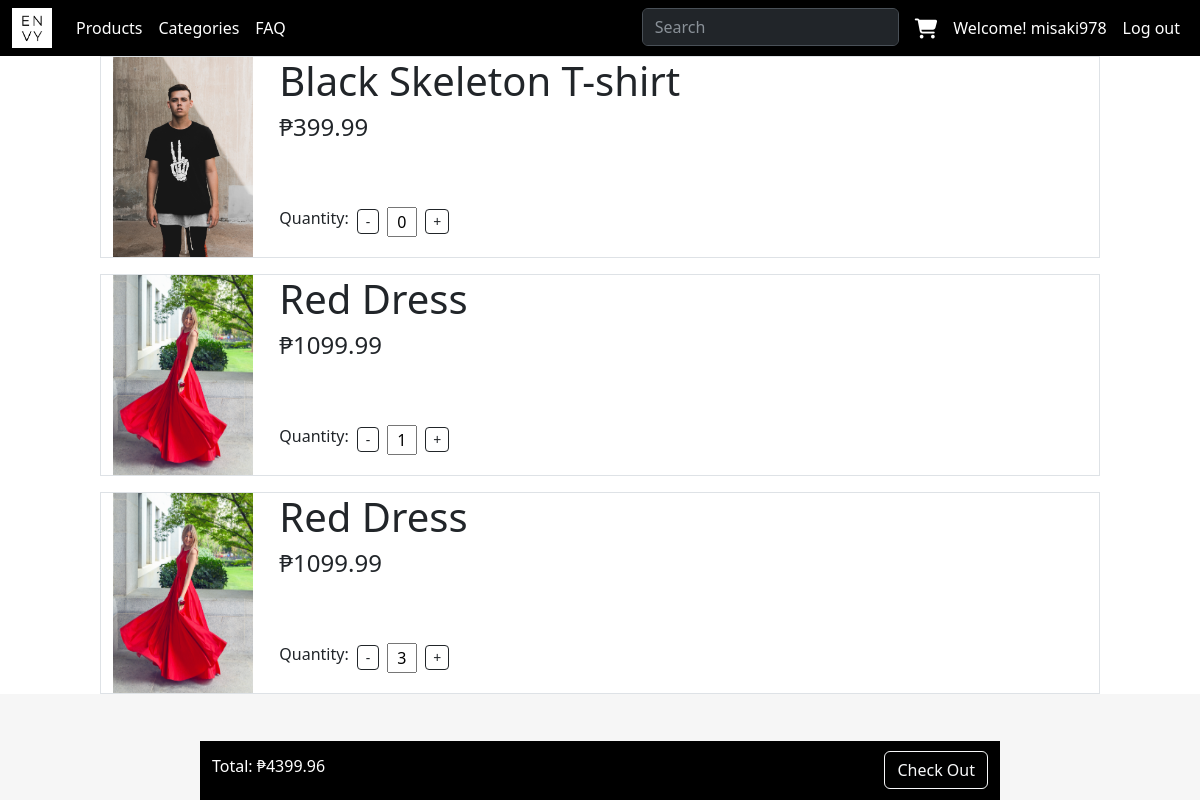
The app's page /cart (signed in), older data.
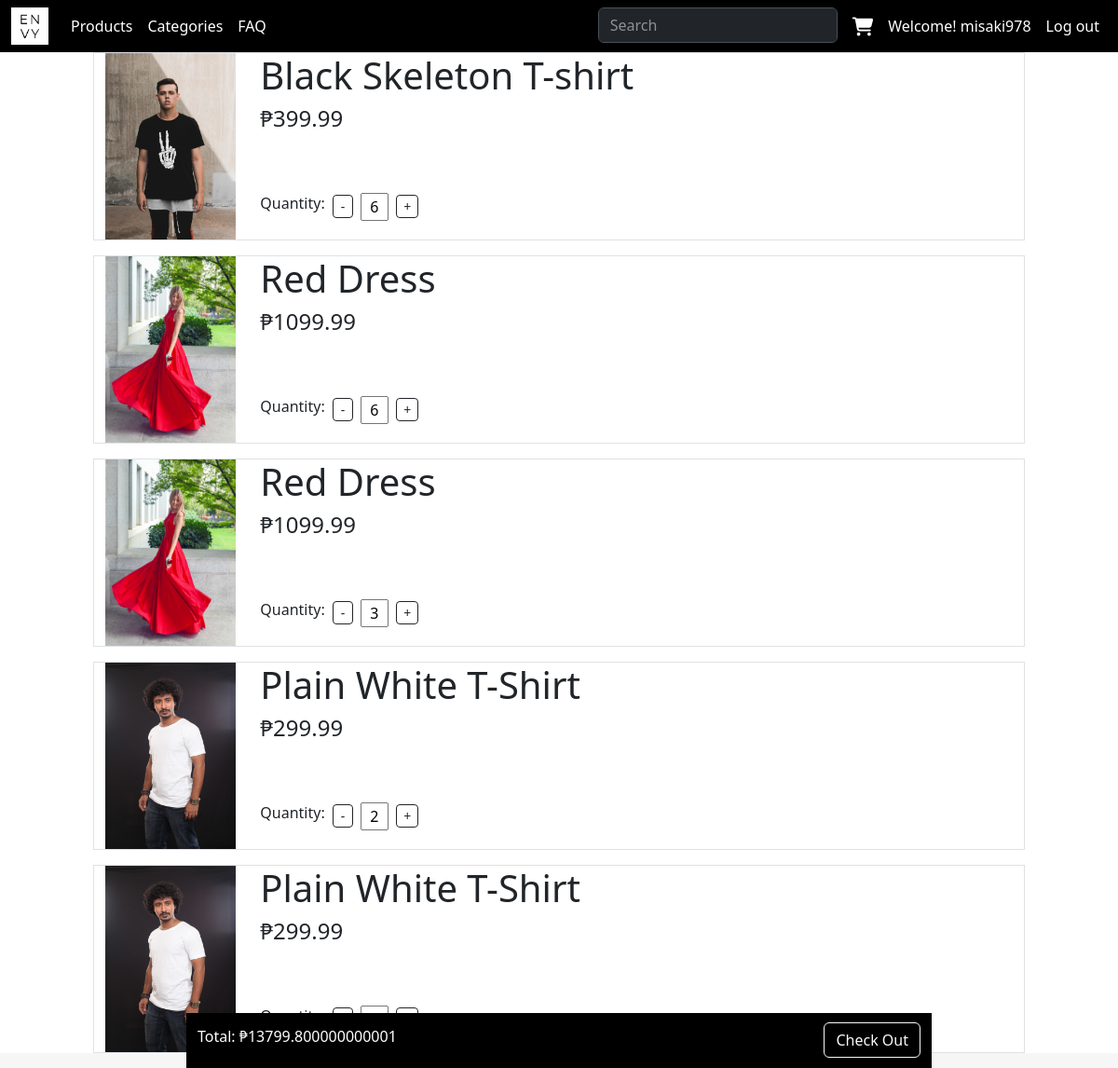
The same page, newer data.
### home/models.py (models this page shows, shortened)
class Cart(models.Model):
    user_id = models.ForeignKey(User, on_delete=models.CASCADE)
    product_id = models.ForeignKey(Product, on_delete=models.CASCADE)
    quantity = models.IntegerField()
    ordered = models.BooleanField(default=False)

class Product(models.Model):
    product_name = models.CharField(max_length=600)
    product_image = models.ImageField(upload_to='items/', default='static/items/red_dress.jpg')
    description = models.TextField()
    price = models.FloatField()

### home/views.py (the view)
# urls.py: path("cart", views.cart, name="cart"),
@login_required
def cart(request):
    products = Cart.objects.filter(user_id=request.user, ordered=False)
    total = 0
    for price in products:
        total +=  price.product_id.price * price.quantity
    return render(request, "home/cart.html", {"products": products, "total": total})

### home/templates/home/cart.html (shortened to what this page needs)
{% extends "home/base.html" %} {%block script%} {%load static%}
{% endblock %} {% block content %}
<div
  class="bg-white mx-auto position-relative"
  style="width: 1200px; height: 5000"
>
  <div class="container" style="width: 1000px">
    {%for p in products%}
    <div class="row border mb-3">
      <div class="col-2">
        <image class="cart-img" src="{{p.product_id.product_image.url}}"></image>
      </div>
      <div class="col-10">
        <h1 class="">{{p.product_id.product_name}}</h1>
        <div class="">
          <h4 class="">₱{{p.product_id.price}}</h4>
        </div>
        <div class="row row-cols-lg-auto g-3 align-items-center mt-5">
          <p class="col-12">Quantity:</p>
          <button
            type="button"
            id="dec_{{p.id}}"
            class="col-12 btn btn-outline-dark btn-sm mb-2 quantity-button increment"
            style="padding-top: 1px; padding-bottom: 1px"
          >
            -
          </button>
          <input
            type="text"
            class="mb-2 mx-2 quantity_input"
            id="{{p.id}}"
            value="{{p.quantity}}"
            style="width: 30px"
          />
          <button
            type="button"
            id="inc_{{p.id}}"
            class="col-12 btn btn-outline-dark btn-sm mb-2 quantity-button decrement"
            style="padding: 1px 7px"
          >
            +
          </button>
        </div>
      </div>
    </div>
    {%endfor%}
    <nav
      class="navbar navbar-expand-md bg-black fixed-bottom"
      data-bs-theme="dark"
      style="margin: 0px 200px"
    >
      <div class="container-fluid">
        <ul class="navbar-nav" data-bs-theme="dark">
          <li class="nav-item">
            <h6 class="navbar-text" style="color: white">Total: ₱{{total}}</h6>
          </li>
        </ul>
        <ul class="navbar-nav d-flex">
          <li>
            <form class="d-flex">
              <button class="btn btn-outline-light" type="submit">Check Out</button>
            </form>
          </li>
        </ul>
      </div>
    </nav>
  </div>
</div>
{% endblock %}

Row changes from the older to the newer data that the page shows:
changed Cart "Black Skeleton T-shirt": quantity "0" → "6"
changed Cart (number 2 of 5 on the later page): quantity "1" → "6"
added Cart: product_id.product_image (picture), product_id.product_name "Plain White T-Shirt", product_id.price "299.99", quantity "2"
added Cart: product_id.product_image (picture), product_id.product_name "Plain White T-Shirt", product_id.price "299.99"
Text that changed along with them:
{{ total }}: "4399.96" → "13799.800000000001"
